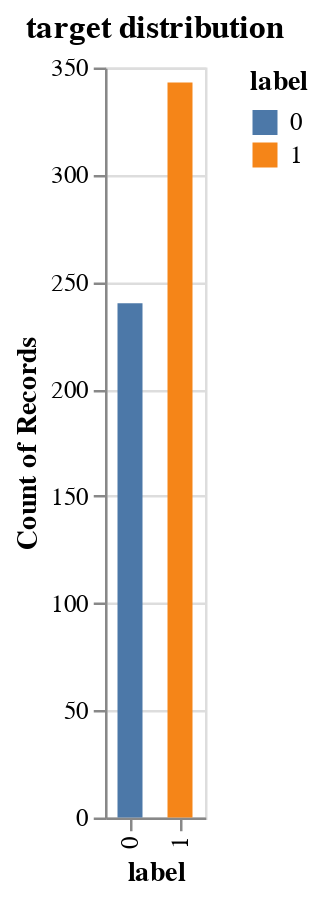

The cell this chart's notebook holds for it:
### Code cell
alt.Chart(df[["label"]], title="target distribution").mark_bar(size=10).encode(
    x = "label:N",
    y = "count()",
    color = "label:N"
)

### Figure 1 — Vega-Lite specification as saved in the notebook (floating-point values rounded to 4 significant figures; data arrays with more than 128 entries replaced by an {"elided": "..."} marker saying what was removed)
{"config": {"view": {"continuousWidth": 400, "continuousHeight": 300}}, "data": {"name": "data-ed9acc4144c6997ed929f51feafd73e5"}, "mark": {"type": "bar", "size": 10}, "encoding": {"color": {"type": "nominal", "field": "label"}, "x": {"type": "nominal", "field": "label"}, "y": {"type": "quantitative", "aggregate": "count"}}, "title": "target distribution", "$schema": "https://vega.github.io/schema/vega-lite/v4.8.1.json", "datasets": {"data-ed9acc4144c6997ed929f51feafd73e5": {"elided": "583 records"}}}
